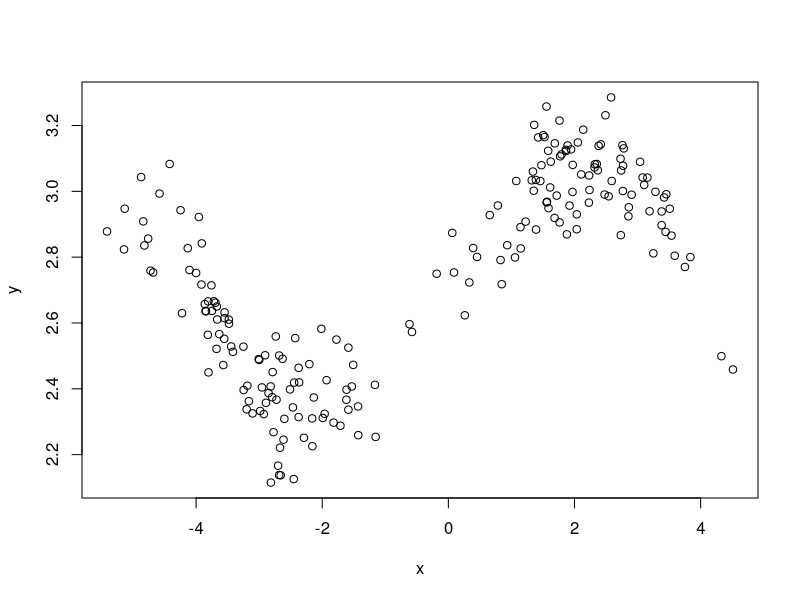
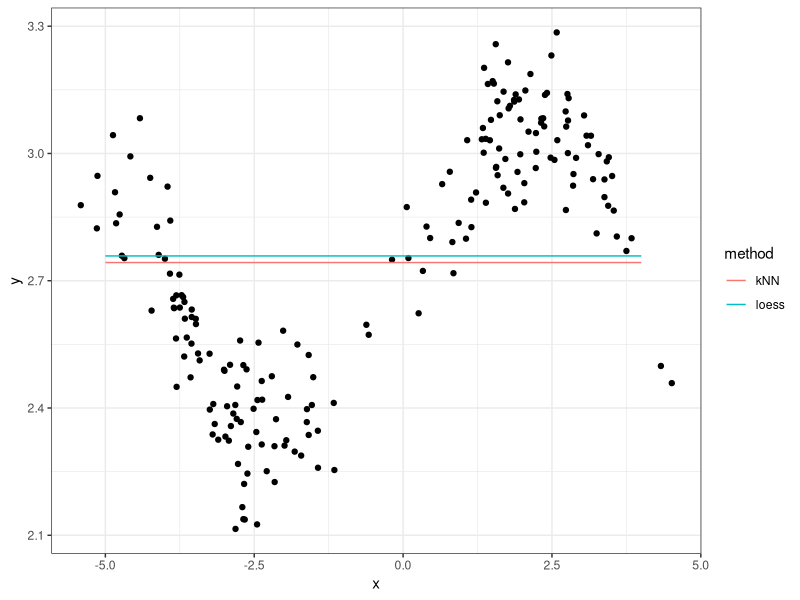

The R script that drew these images, in order:
#Exerxise 1
library(tidyverse)
library(knitr)
set.seed(87)
dat <- tibble(x = c(rnorm(100), rnorm(100)+5)-3,
              y = sin(x^2/5)/x + rnorm(200)/10 + exp(1))
kable(head(dat))
plot(dat)


dat$d <- abs(dat$x)
kable(head(dat))

df <-arrange(dat,d)
df[1:6, ]

mean(df$y)


dat_loess <- filter(dat,d<0.454)
dat_loess
mean(dat_loess$y)

#Exercise 2
library(tidyverse)
xgrid <- seq(-5, 4, length.out=1000)
kNN_estimates <- map_dbl(xgrid, function(x){
  dat$d <- abs(dat$x-x)
  df <-arrange(dat,d)
  df[1:6, ]
  
  mean(df$y)
  ## YOUR CODE HERE FOR kNN
  ## Note: The variable "x" here is a single value along the grid.
  ## Hint1: Extend your code for kNN from the previous exercise.
  ## Hint2: Say you store the prediction in the variable "yhat".
  ##         Then in a new line of code, write: return(yhat)
})
loess_estimates <- map_dbl(xgrid, function(x){
  dat_loess <- filter(dat,d<0.454)
  dat_loess
  mean(dat_loess$y)
  ## YOUR CODE HERE FOR LOESS
  ## Note: The variable "x" here is a single value along the grid.
  ## Hint1: Extend your code for loess from the previous exercise.
  ## Hint2: Say you store the prediction in the variable "yhat".
  ##         Then in a new line of code, write: return(yhat)
})
est <- tibble(x=xgrid, kNN=kNN_estimates, loess=loess_estimates) %>% 
  gather(key="method", value="estimate", kNN, loess)
ggplot() +
  geom_point(data=dat, mapping=aes(x,y)) +
  geom_line(data=est, 
            mapping=aes(x,estimate, group=method, colour=method)) +
  theme_bw()
